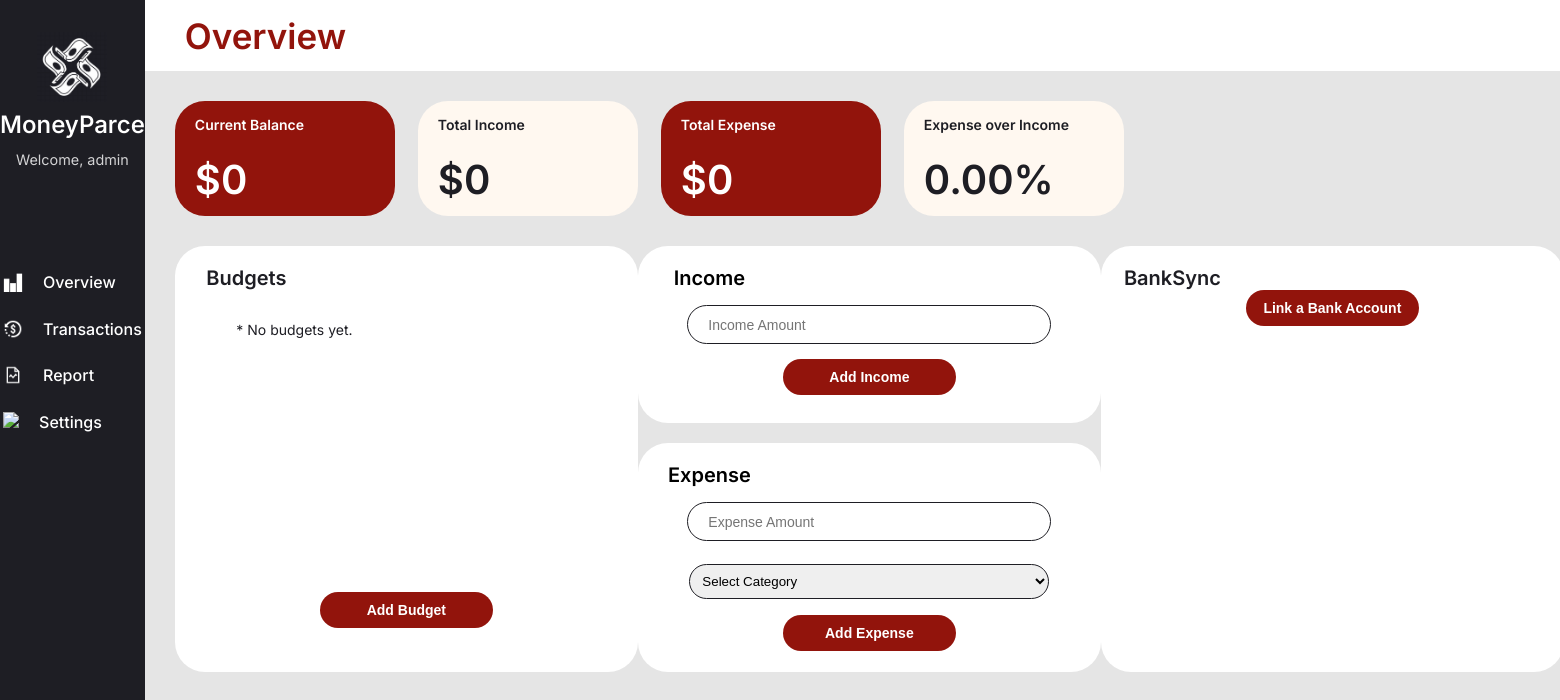
Page /dashboard/ (signed in) on the earlier database version.
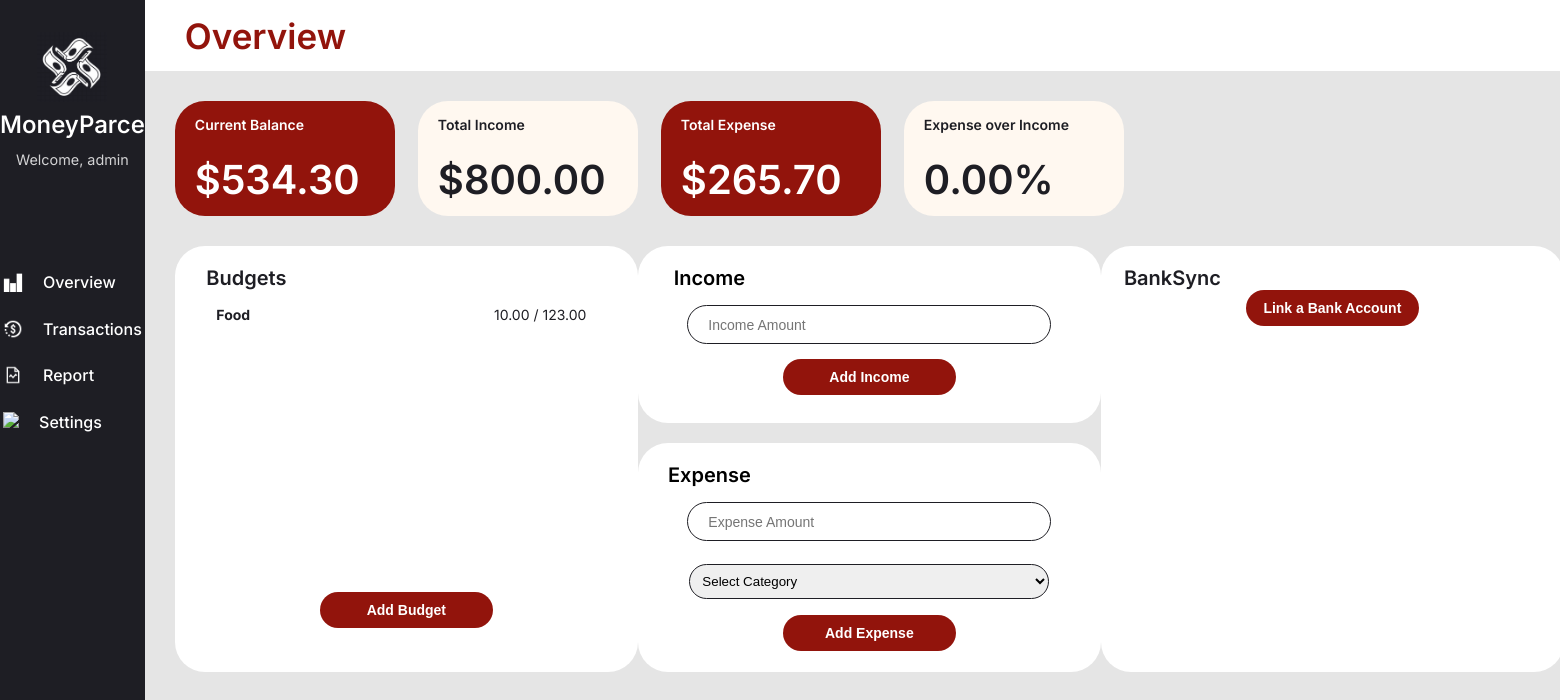
Same page on the later database version.
### dashboard/models.py (models this page shows, shortened)
class Budget(models.Model):
    user         = models.ForeignKey(settings.AUTH_USER_MODEL,
                                     on_delete=models.CASCADE,
                                     null = True,
                                     related_name='budgets')
    name         = models.CharField(max_length=100)
    total_budget = models.DecimalField(max_digits=10, decimal_places=2)
    def expenses_total(self):
        return self.expenses.aggregate(total=Sum('amount'))['total'] or 0

### dashboard/views.py (the view, shortened to what this page needs)
# urls.py: path('', views.dashboard_view, name='dashboard'),
@login_required
def dashboard_view(request):
    incomes  = Income.objects.filter(user=request.user)
    expenses = Expense.objects.filter(user=request.user)
    budgets  = Budget.objects.filter(user=request.user).order_by('id')
    total_income      = sum(i.amount for i in incomes)
    total_expenses    = sum(e.amount for e in expenses)
    remaining_balance = total_income - total_expenses
    return render(request, 'dashboard/dashboard.html', {
        'total_income':      total_income,
        'total_expenses':    total_expenses,
        'remaining_balance': remaining_balance,
        'budgets':           budgets,
    })

### dashboard/templates/dashboard/dashboard.html (shortened to what this page needs)
{% extends 'base.html' %}
{% load static %}
{% block content %}
<div class="header">
  <div class="pageTitle">Overview</div>
</div>
<div class="innerWrapper">
    <div class="totalContainer">
      <div class="totalRed">
        <div class="totalTitle">Current Balance</div>
        <div class="totalText">${{ remaining_balance }}</div>
      </div>
      <div class="totalBeige">
        <div class="totalTitle">Total Income</div>
        <div class="totalText">${{ total_income }}</div>
      </div>
      <div class="totalRed">
        <div class="totalTitle">Total Expense</div>
        <div class="totalText">${{ total_expenses }}</div>
      </div>
      <div class="totalBeige">
        <div class="totalTitle">Expense over Income</div>
        <div class="totalText">0.00%</div>
      </div>
    </div>
    <div class="whiteBoxWrapper">
    <div class="whiteBox">
      <div class="whiteBoxTitle">Budgets</div>
      <ul class="budgetList">
        {% for budget in budgets %}
        <div class="budgetListDiv">
          <div><strong>{{ budget.name }}</strong></div>
          <div>{{ budget.expenses_total|floatformat:2 }} / {{ budget.total_budget }}</div>
        </div>
        {% empty %}
          <div class="totalTitle">* No budgets yet.</div>
        {% endfor %}
      </ul>
      <button type="button" class="addBtn" onclick="toggleBudgetForm()">Add Budget</button>
    </div>
    <form method="POST">
        <div class="incomeBox">
          <div class="whiteBoxTitle">Income</div>
          <input class="inputBox" type="text" name="income_amount" placeholder="Income Amount">
          <button class="addBtn" type="submit" name="submit_income">Add Income</button>
        </div>
        <div class="expenseBox">
          <div class="whiteBoxTitle">Expense</div>
          <input class="inputBox" type="text" name="expense_amount" placeholder="Expense Amount">
          <select class="selectBox" name="expense_budget">
            <option value="">Select Category</option>
          </select>
          <button class="addBtn" type="submit" name="submit_expense">Add Expense</button>
        </div>
    </form>
    <div class="whiteBox">
      <div class="whiteBoxTitle">BankSync</div>
      <button id="link-button" class="addBtn">Link a Bank Account</button>
    </div>
  </div>
</div>
{% endblock content %}

### dashboard/templates/base.html (shortened to what this page needs)
<!DOCTYPE html>
<html>
{% load static %}
<head>
  <link rel="stylesheet"
        type="text/css"
        href="{% static 'css/style.css' %}" />
</head>
<body>
  <div class="sideBar">
    <div class="sideBarHeader">
      <img src="{% static 'img/logo.png' %}" style="height: 70px" />
      <div id="LogoName">MoneyParce</div>
      <p>Welcome, {% if user.is_authenticated %}{{ user.username }}{% else %}User{% endif %}</p>
    </div>
    <div class="navigator">
      <a class="sideBarText" href="{% url 'dashboard' %}">
        <div class="navDiv">
          <img src="{% static 'img/overview.png' %}" style="height: 20px; margin-right: 20px;" />
          <div class="sideBarText">Overview</div>
        </div>
      </a>
      <a class="sideBarText" href="{% url 'transactions_history' %}">
        <div class="navDiv">
          <img src="{% static 'img/tran.png' %}" style="height: 20px; margin-right: 20px;" />
          <div class="sideBarText">Transactions</div>
        </div>
      </a>
      <a class="sideBarText" href="{% url 'budget_summary' %}">
        <div class="navDiv">
          <img src="{% static 'img/report.png' %}" style="height: 20px; margin-right: 20px;" />
          <div class="sideBarText">Report</div>
        </div>
      </a>
      <div class="navDiv">
        <img src="{% static 'img/settings.png' %}" style="height: 20px; margin-right: 20px;" />
        <div class="sideBarText">Settings</div>
      </div>
        </div>
    </div>
    <div class="mainWrapper">
        {% block content %} {% endblock content %}
    </div>
</body>
</html>

### dashboard/static/css/style.css (style rules this page uses)
body { font-family: "Inter", sans-serif; background-color: #e5e5e5; display: flex; flex-direction: row; margin:0px }
.sideBar { background-color: #1E1E24; display:flex; flex-direction: column; align-items: center; color: white; width: 250px; height:100vh; display: flex; }
.sideBarHeader { display: flex; flex-direction: column; align-items: center; justify-content: center; text-align: center; margin-top: 2rem; margin-bottom: 100px; }
.sideBarText { font-size: 16px; color: white; text-decoration: none; font-weight: 500; }
#LogoName { margin: 0.5rem 0; font-weight: 550; font-size: 1.5rem; }
.navigator { height: 160px; display:flex; flex-direction: column; justify-content: space-between; align-items: flex-start; }
.navDiv { display:flex; flex-direction: row; justify-content: center; align-items: flex-start; }
.header { background-color: white; height: 71px; display: flex; flex-direction: row; align-items: center; }
.pageTitle { font-weight: 600; font-size: 35px; color:#92140C; margin-left: 40px; }
.sideBarHeader p { font-size: 0.9rem; opacity: 0.8; margin: 0.25rem 0; }
.innerWrapper { padding: 30px; }
.totalContainer { display: flex; flex-direction: row; align-items: center; justify-content: space-between; margin-bottom: 30px; width: 949px; }
.totalRed { width: 220px; height: 115px; border-radius: 30px; background-color: #92140C; color: white; font-weight: 600; display:flex; flex-direction: column; }
.totalBeige { width: 220px; height: 115px; border-radius: 30px; background-color: #FFF8F0; color: #1E1E24; font-weight: 600; display:flex; flex-direction: column; }
.totalTitle { margin-top: 15px; margin-bottom: 22px; padding-left: 20px; font-size: 14px; }
.totalText { padding-left: 20px; font-size: 40px; }
.whiteBoxWrapper { display:flex; flex-direction: row; justify-content: space-between; align-items: center; }
.whiteBox { background-color: white; color: #1E1E24; border-radius: 30px; width: 463px; height: 426px; display:flex; flex-direction: column; align-items: center; }
.whiteBoxTitle { font-size: 20px; font-weight: 600; margin-top: 20px; margin-right: 320px; }
.budgetList { height: 270px; width: 370px; margin-right: 50px; }
.budgetListDiv { font-size: 14px; margin-bottom: 10px; display:flex; flex-direction: row; justify-content: space-between; align-items: center; }
.addBtn { width: 173px; height: 36px; font-size:14px; font-weight:600; background-color: #92140C; color: white; border-radius: 30px; border: none; cursor: pointer; margin-bottom: 20px; }
select { width: 100%; padding: 0.5rem; margin-top: 0.5rem; margin-bottom: 1rem; border: 1px solid #ccc; border-radius: 6px; }
.incomeBox { background-color: white; width: 463px; height: 177px; border-radius: 30px; display:flex; flex-direction: column; align-items: center; margin-bottom: 20px; }
.inputBox { width: 340px; height: 35px; font-size:14px; border-radius: 30px; margin-top: 15px; margin-bottom: 15px; padding-left: 20px; border: 1px solid #1E1E24; }
.expenseBox { width: 463px; height: 229px; border-radius:30px; background-color: white; display:flex; flex-direction: column; align-items: center; }
.selectBox { width: 360px; height: 35px; border-radius: 30px; border: 1px solid #1E1E24; }

Differences in the rows shown:
added Budget: name "Food", expenses_total "10.00", total_budget "123.00"
Other differences:
{{ remaining_balance }}: "0" → "534.30"
{{ total_income }}: "0" → "800.00"
{{ total_expenses }}: "0" → "265.70"
text no longer shown: "* No budgets yet."
